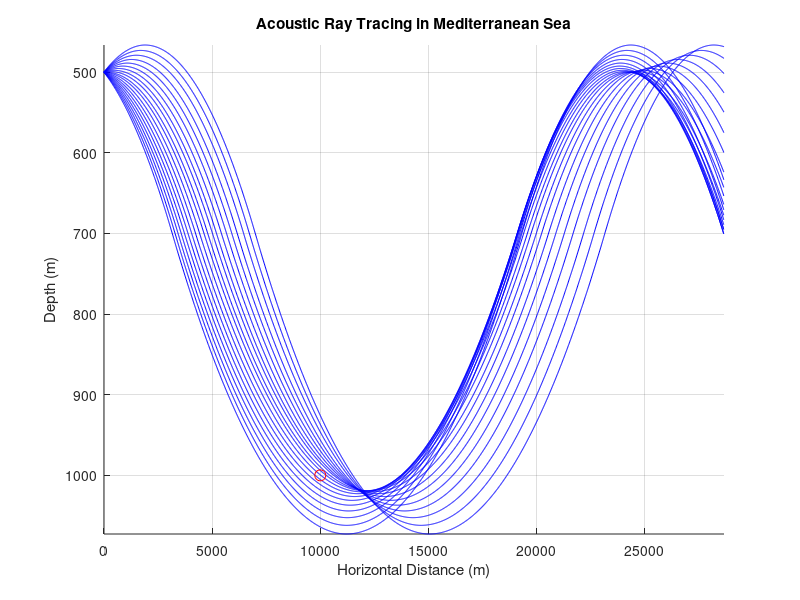

Recreate this plot in MATLAB.
clear all;
clc;
close all;

%% Environment Parameters
Zseabed = 3500;       % 3.5 km : seabed depth
Zinv = 700;           % Sound speed interface depth
gamma_0 = 0.0163;     % Gradient below Zinv
gamma_1 = -0.026;     % Gradient above Zinv
C0 = 1450;            % velocity at the water surface
Cinv = C0 + gamma_1*Zinv;  % Sound speed at Zinv
Z0 = 500;             % Transmitter depth
theta0 = 2*pi/180;    % Initial angle 

%% Simulation Parameters
num_rays = 20;         % Single ray
dt = 0.01;            % Time step size
ts = 2000;           % Total time steps
thetas = linspace(-theta0, theta0, num_rays);
%% Ray Tracing Simulation
figure;
hold on;

for j = 1:num_rays
    % Initialize containers
    X = zeros(1, ts);
    Z = zeros(1, ts);
    C = zeros(1, ts);
    theta = zeros(1, ts);
    
    % Initial values
    X(1) = 0;                    
    Z(1) = Z0;   

    if Z(1) <= Zinv
        C(1) = C0 + gamma_1*Z(1);   % Above Zinv
    else
        C(1) = Cinv + gamma_0*(Z(1) - Zinv); % Below Zinv
    end
    
    theta(1) = thetas(j);%;   theta0        % Initial angle (one angle or indexed from set of many angles for multi beam tracing...)
    
    for i = 2:ts
        X(i) = X(i-1) + C(i-1)*dt*cos(theta(i-1));
        Z(i) = Z(i-1) + C(i-1)*dt*sin(theta(i-1));
        
        % Update sound speed based on depth     
        if Z(i) <= Zinv
            C(i) = C0 + gamma_1*Z(i);              % Above Zinv
        elseif Z(i) > Zinv
            C(i) = Cinv + gamma_0*(Z(i) - Zinv);  % Below Zinv        
        end
        K = cos(theta(i-1)) * C(i)/C(i-1);
        % Check for boundary reflection
        if K >= 1 || Z(i) < 0 || Z(i) >= Zseabed
            % Reverse angle and clamp to boundary
            theta(i) = -theta(i-2);
            Z(i) = Z(i-1); 
            C(i) = C(i-2);  
        else
            theta(i) = acos(K) * sign(theta(i-1));
        end
    end
    
    % Plot the ray's trajectory
    plot(X, Z, 'b');
end
% Plot the receiver location (10 km, 1000 m depth)
plot(10000, 1000, 'ro', 'MarkerSize', 8, 'MarkerFaceColor', 'none');
%% Plot Formatting
xlabel('Horizontal Distance (m)');
ylabel('Depth (m)');
title('Acoustic Ray Tracing in Mediterranean Sea');
set(gca, 'YDir', 'reverse');
axis tight;
grid on;
hold off;